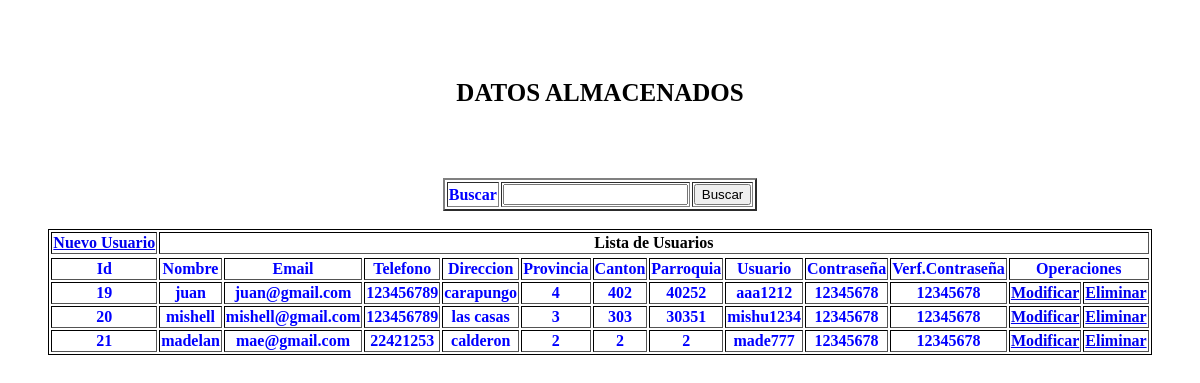
Page /tabla.php on the committed database.
### tables this page shows
CREATE TABLE IF NOT EXISTS `usuarios` (
  `id` int(11) NOT NULL AUTO_INCREMENT,
  `nombre` varchar(25) NOT NULL,
  `email` varchar(30) NOT NULL,
  `telefono` int(13) NOT NULL,
  `direccion` varchar(30) NOT NULL,
  `provincia` varchar(50) NOT NULL,
  `canton` varchar(50) NOT NULL,
  `parroquia` varchar(50) NOT NULL,
  `usuario` varchar(10) NOT NULL,
  `password` varchar(15) NOT NULL,
  `vpassword` varchar(15) NOT NULL,
  PRIMARY KEY (`id`)
);

### tabla.php (the view, shortened to what this page needs)
<!DOCTYPE html>
<html lang="es">
<head>
	  <link rel="stylesheet" type="text/css" href="css/estilos.css">
</head>
<body>
	<p class="big">
DATOS ALMACENADOS <br>
</p>
	<center>
		<table border="2">
		<tr>
		<td>Buscar</td>
		<td><input type="text" name="txtbus"/></td>
		<td><input type="submit" name="btn1"  value="Buscar"  /></td>
		</tr>
		</table>
		<table id="tablaf" border="1">
			<thead>
				<tr>
				<th colspan="1"><a href="index.php">Nuevo Usuario</a></th>
				<th id="lista"colspan="12">Lista de Usuarios</th>
				</tr>
			</thead>
			<br>
			<tbody>
				<tr>
					<td>Id</td>
					<td>Nombre</td>
					<td>Email</td>
					<td>Telefono</td>
					<td>Direccion</td>
					<td>Provincia</td>
					<td>Canton</td>
					<td>Parroquia</td>
					<td>Usuario</td>
					<td>Contraseña</td>
					<td>Verf.Contraseña</td>
					<td colspan="2">Operaciones</td>
				</tr>
				<?php
				$conexion = new mysqli('localhost','root','','bddregistro');
				$query = "SELECT * FROM usuarios";
				$resultado = $conexion->query($query);
				while ($row=$resultado->fetch_assoc())
				{
					?>
					<tr>
					<td><?php echo $row['id']; ?></td>
					<td><?php echo $row['nombre']; ?></td>
					<td><?php echo $row['email']; ?></td>
					<td><?php echo $row['telefono']; ?></td>
					<td><?php echo $row['direccion']; ?></td>
					<td><?php echo $row['provincia']; ?></td>
					<td><?php echo $row['canton']; ?></td>
					<td><?php echo $row['parroquia']; ?></td>
					<td><?php echo $row['usuario']; ?></td>
					<td><?php echo $row['password']; ?></td>
					<td><?php echo $row['vpassword']; ?></td>
					<td><a href="rpc/modificar.php?id=<?php echo $row['id'];?>">Modificar</a></td>
					<td><a href="rpc/eliminar.php?id=<?php echo $row['id'];?>">Eliminar</a></td>
				</tr>
				<?php
				}
				?>
			</tbody>
		</table>
	</center>
</body>
</html>

### css/estilos.css (style rules this page uses)
p.big { line-height: 6.8; margin: 0 auto; text-align: center; font-weight: bold; font-size: 25px; }
td { margin: 0 auto; text-align: center; font-weight: bold; font-size: 16px; color:blue; }
#tablaf { vertical-align: top; border: 1px solid #000; text-align: center; }
#lista { margin: 0 auto; text-align: center; }

### rows in the picture
usuarios: id "19", nombre "juan", email "juan@gmail.com", telefono "123456789", direccion "carapungo", provincia "4", canton "402", parroquia "40252", usuario "aaa1212", password "12345678", vpassword "12345678"
usuarios: id "20", nombre "mishell", email "mishell@gmail.com", telefono "123456789", direccion "las casas", provincia "3", canton "303", parroquia "30351", usuario "mishu1234", password "12345678", vpassword "12345678"
usuarios: id "21", nombre "madelan", email "mae@gmail.com", telefono "22421253", direccion "calderon", provincia "2", canton "2", parroquia "2", usuario "made777", password "12345678", vpassword "12345678"
